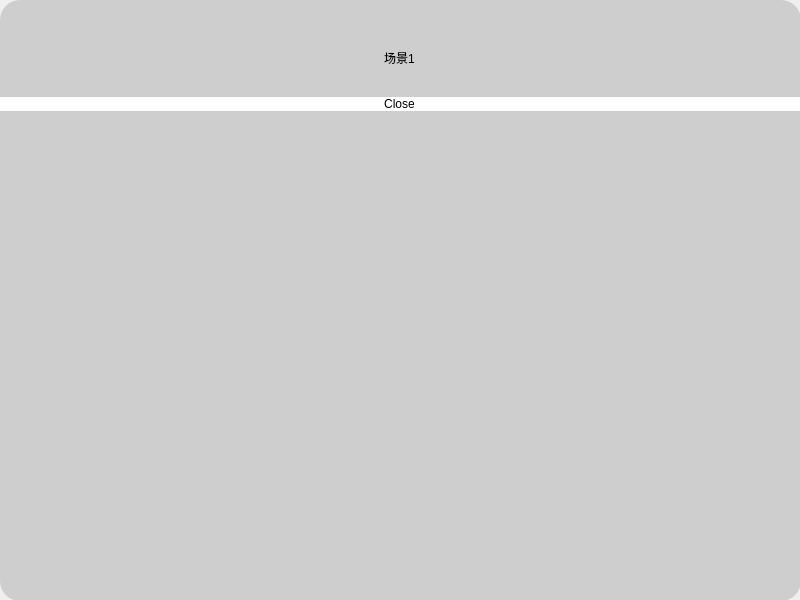
<?xml version="1.0" encoding="UTF-8"?>
<ui version="4.0">
 <class>FormScene1</class>
 <widget class="QWidget" name="FormScene1">
  <property name="geometry">
   <rect>
    <x>0</x>
    <y>0</y>
    <width>800</width>
    <height>600</height>
   </rect>
  </property>
  <property name="windowTitle">
   <string>Form</string>
  </property>
  <widget class="QWidget" name="verticalLayoutWidget">
   <property name="geometry">
    <rect>
     <x>0</x>
     <y>0</y>
     <width>801</width>
     <height>601</height>
    </rect>
   </property>
   <layout class="QVBoxLayout" name="verticalLayout">
    <item>
     <widget class="QWidget" name="widget_drag" native="true">
      <property name="styleSheet">
       <string notr="true">background-color: rgb(206, 206, 206);
border-radius: 20px;


</string>
      </property>
      <widget class="QWidget" name="verticalLayoutWidget_2">
       <property name="geometry">
        <rect>
         <x>-1</x>
         <y>19</y>
         <width>801</width>
         <height>123</height>
        </rect>
       </property>
       <layout class="QVBoxLayout" name="verticalLayout_2">
        <property name="spacing">
         <number>0</number>
        </property>
        <item>
         <widget class="QLabel" name="label">
          <property name="maximumSize">
           <size>
            <width>16777215</width>
            <height>20</height>
           </size>
          </property>
          <property name="text">
           <string>场景1</string>
          </property>
          <property name="alignment">
           <set>Qt::AlignCenter</set>
          </property>
         </widget>
        </item>
        <item>
         <widget class="QPushButton" name="pushButton">
          <property name="styleSheet">
           <string notr="true">background-color: rgb(255, 255, 255);</string>
          </property>
          <property name="text">
           <string>Close</string>
          </property>
         </widget>
        </item>
       </layout>
      </widget>
     </widget>
    </item>
   </layout>
  </widget>
 </widget>
 <resources/>
 <connections/>
</ui>
